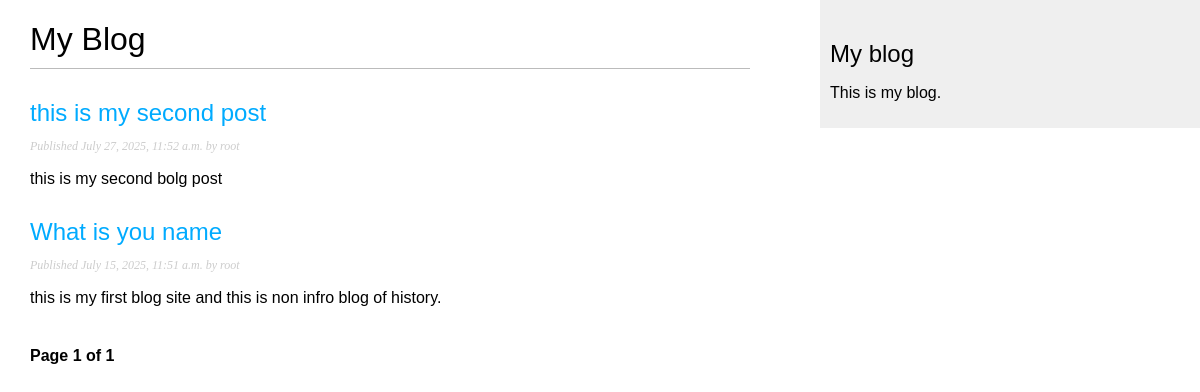
/blog/, run on an earlier commit of the app's database.
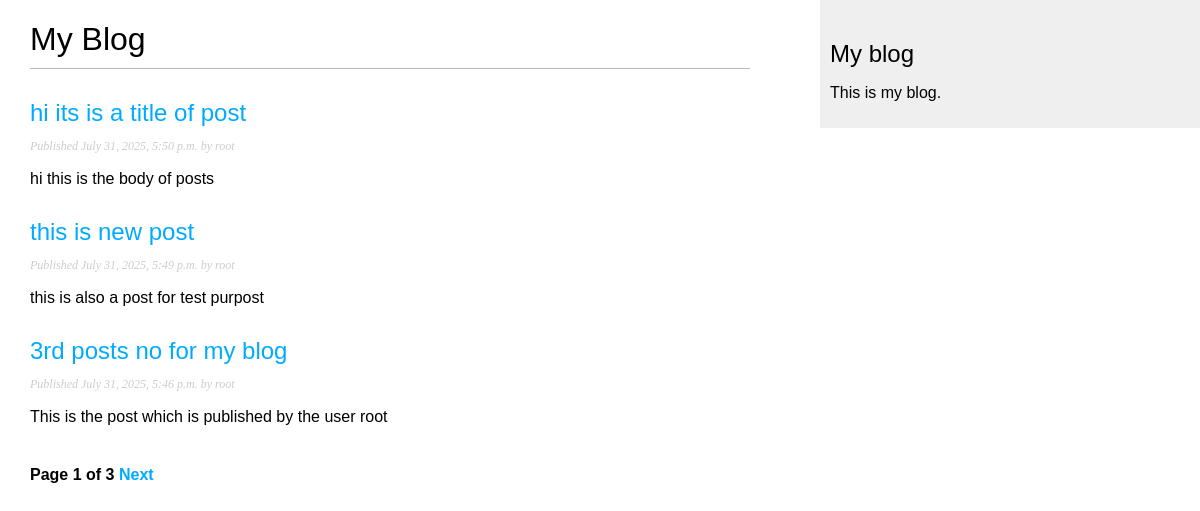
And on a later commit of the database.
### blog/models.py (models this page shows, shortened)
class Post(models.Model):
    class Status(models.TextChoices):
        DRAFT = 'DF','Draft'
        PUBLISHED = 'PB','Published'
    title = models.CharField(max_length=255)
    slug  = models.SlugField(max_length=255,unique_for_date='publish')
    author = models.ForeignKey(settings.AUTH_USER_MODEL, on_delete=models.CASCADE,related_name='blog_posts')
    body  = models.TextField()
    publish = models.DateTimeField(default=timezone.now)    # post publish kb howi
    created = models.DateTimeField(auto_now_add=True)       # Post kab banayi gayi
    updated = models.DateTimeField(auto_now=True)           # Post kab last edit hui
    status  = models.CharField(max_length=2,choices=Status.choices, default=Status.DRAFT)
    objects = models.Manager()
    published = PublishedManager()
    class Meta:
        ordering = ['-publish']                             # سب سے نئی پوسٹ سب سے اوپر
        indexes = [
            models.Index(fields = ['-publish']),
        ]
    def get_absolute_url(self):
        return reverse(
            "blog:post_detail",
            args=[self.publish.year,
                  self.publish.month,
                  self.publish.day,
                  self.slug            ])

### blog/views.py (the view)
# urls.py: path('',views.post_list, name= 'post_list'),
def post_list(request):
    post_list = Post.published.all()
    paginator = Paginator(post_list,3)
    page_number = request.GET.get('page',1)
    try:
        posts = paginator.page(page_number)
    except PageNotAnInteger:
        posts = paginator.page(1)
    except EmptyPage:
        posts = paginator.page(paginator.num_pages)
    return render(request,'blog/post/list.html', {'posts':posts})

### blog/models.py (called while the page is built)
    def get_queryset(self):
        return super().get_queryset().filter(status = Post.Status.PUBLISHED)

### blog/templates/blog/post/list.html (shortened to what this page needs)
{% extends "blog/base.html" %}
{% block content %}
  <h1>My Blog</h1>
  {% for post in posts %}
    <h2>
      <a href=" {{ post.get_absolute_url }}">{{ post.title }}</a>
    </h2>
    <p class="date ">Published {{ post.publish }} by {{ post.author }}</p>
    {{ post.body|truncatewords:30|linebreaks }}
  {% endfor %}
  {% include "blog/pagination.html" with page=posts %}
{% endblock content %}

What changed in the data, as far as the page shows it:
no longer on this page (row unchanged): Post: title "this is my second post", publish "July 27, 2025, 11:52 a.m.", author "root", body "this is my second bolg post"
no longer on this page (row unchanged): Post: title "What is you name", publish "July 15, 2025, 11:51 a.m.", author "root", body "this is my first blog site and this is non infro blog of history."
added Post: title "hi its is a title of post", publish "July 31, 2025, 5:50 p.m.", author "root", body "hi this is the body of posts"
added Post: title "this is new post", publish "July 31, 2025, 5:49 p.m.", author "root", body "this is also a post for test purpost"
added Post: title "3rd posts no for my blog", publish "July 31, 2025, 5:46 p.m.", author "root", body "This is the post which is published by the user root"
Also different on the page:
{{ page.paginator.num_pages }}: "1" → "3"
text now shown: "Next"
